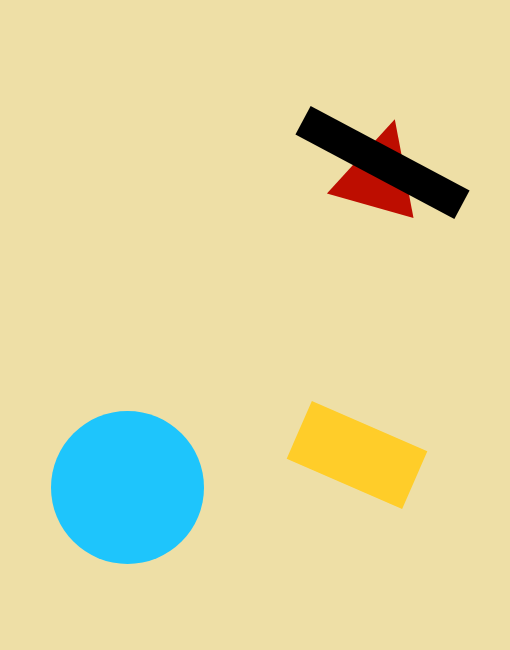
Frame 1 (no input)
Frame 60 (no input): identical to frame 1, image omitted
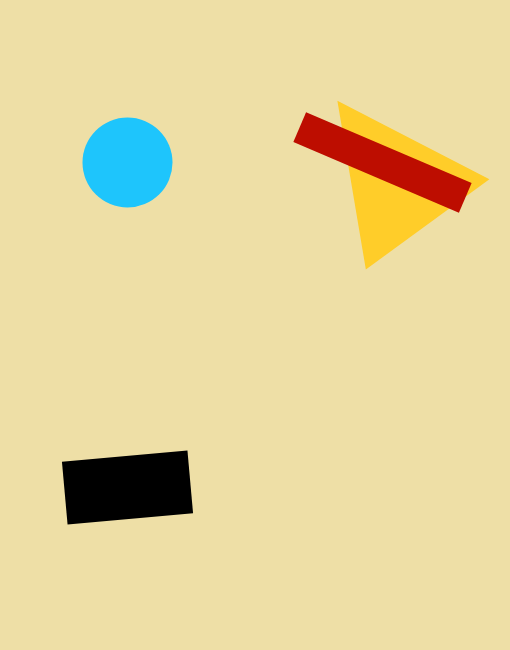
Frame 120 (the mouse pressed at the canvas centre since frame 60)

The p5.js sketch that drew these frames (run headless with seeded random() and noise() and a simulated clock; from frame 60 on, the mouse is pressed at the canvas centre):

// p5.js sketch
// ── sketch.js
function setup() {
  createCanvas(510, 650);
  angleMode(DEGREES);

  generateDrawing();
}

function draw() {
// empty for now
}

function mousePressed() {
  generateDrawing();
}
//background colors 
function generateDrawing() {
  let backgroundColors = [[245, 230, 184], [238, 223, 166], [247, 237, 204], [232, 213, 154],[255, 243, 196]];
  let randomBackgroundColors = shuffle(backgroundColors);

//shapes colors
let shapeColors = [[189, 13, 0], [255, 205, 41], [30, 197, 252], [0, 0, 0]];
let randomShapeColors = shuffle(shapeColors);

//positions
let positions = [[width * 0.25, height * 0.25], [width * 0.75, height * 0.25], [width * 0.25, height * 0.75], [width * 0.75, height * 0.25], [width * 0.7, height * 0.7]];
let randomPositions = shuffle(positions);

//sizes
let maxSize = 180;
let sizes = [0.5, 0.7, 0.85, 1];
let randomSizes = shuffle(sizes);

//draw background
  background((randomBackgroundColors[0]));
  noStroke();

//rectangles
push ();
rectMode(CENTER);
translate(randomPositions[0][0], randomPositions[0][1]);
rotate (random(-45, 45));
scale(randomSizes[0]);
fill(randomShapeColors[0]);
rect(0, 0, maxSize, maxSize * 0.5);
pop();

//circles
push ();
translate(randomPositions[1][0], randomPositions[1][1]);
scale(randomSizes[1]);
fill(randomShapeColors[1]);
ellipse(0, 0, maxSize);
pop();

//triangles
push ();
translate(randomPositions[2][0], randomPositions[2][1]);
rotate (random(-45, 45));
scale(randomSizes[2]);
fill(randomShapeColors[2]);
triangle(0, -maxSize / 2, -maxSize / 2, maxSize / 2,maxSize / 2, maxSize / 2);
pop();

//black bar
push ();
rectMode(CENTER);
translate(randomPositions[3][0], randomPositions[3][1]);
rotate (random(-70, 70));
scale(randomSizes[3]);
fill(randomShapeColors[3]);
rect(0, 0, maxSize, maxSize * 0.18);
pop();

}

// ── readme.html
<!DOCTYPE html>
<html lang="en">
<head>
  <meta charset="UTF-8">
  <script src="sketch.js"></script>
  <title>Sketch Name</title> <!--Update your title here-->
  <!--Add style to your code within the style tag <style></style>
  Read the W3Schools CSS Intro for more: https://www.w3schools.com/css/css_intro.asp 
  -->
  <style>
    body {
      font-family: sans-serif;
      margin: 2em;
      /*padding: 1em;*/
      color: #000000;
      background-color: #f0f0f0;
    }

    a {
      color: rgb(0,0,255);
    }

    a:hover {
      text-decoration: dashed;
    }

    h1 {
      /* Insert your own style here */
    }

    h2 {
      /* Insert your own style here */
    }
  </style>
</head>

<body>
    <h1>Week2 Sketch</h1>
    <p>This generative artwork is inspired by the Bauhaus style, using simple geometric shapes and a red, yellow, blue, and black color palette. Each mouse click randomly changes the shapes’ colors, positions, sizes, and rotations. The background also changes between different shades of light yellow. By using randomness, each click creates a new composition while keeping the same visual system. The project explores how a simple set of rules can create many different results.</p>
    <p><a href="index.html" target="_blank">Link to sketch</a></p>

   <h2>Resources</h2>
   <ul>
    <li><a href="https://github.com/melodyloveless/creativeCoding_fall2026/blob/main/week2/in-class-sketches/completed-example/sketch.js" target="_blank">Melody Loveless' completed example</a></li>
    <li><a href="https://rgbcolorpicker.com/" target="_blank">RGB Color Picker</a></li>
    
   </ul>

    <!--Replace with your own image-->
    <!--You can limit the size of your displayed image using "height" or "width" -->
    <img src="./media/Bahaus Sketch.jpeg" height="500px" alt="This the alt description of this image. This is a picture of a cat."></img>
</body>
</html>
